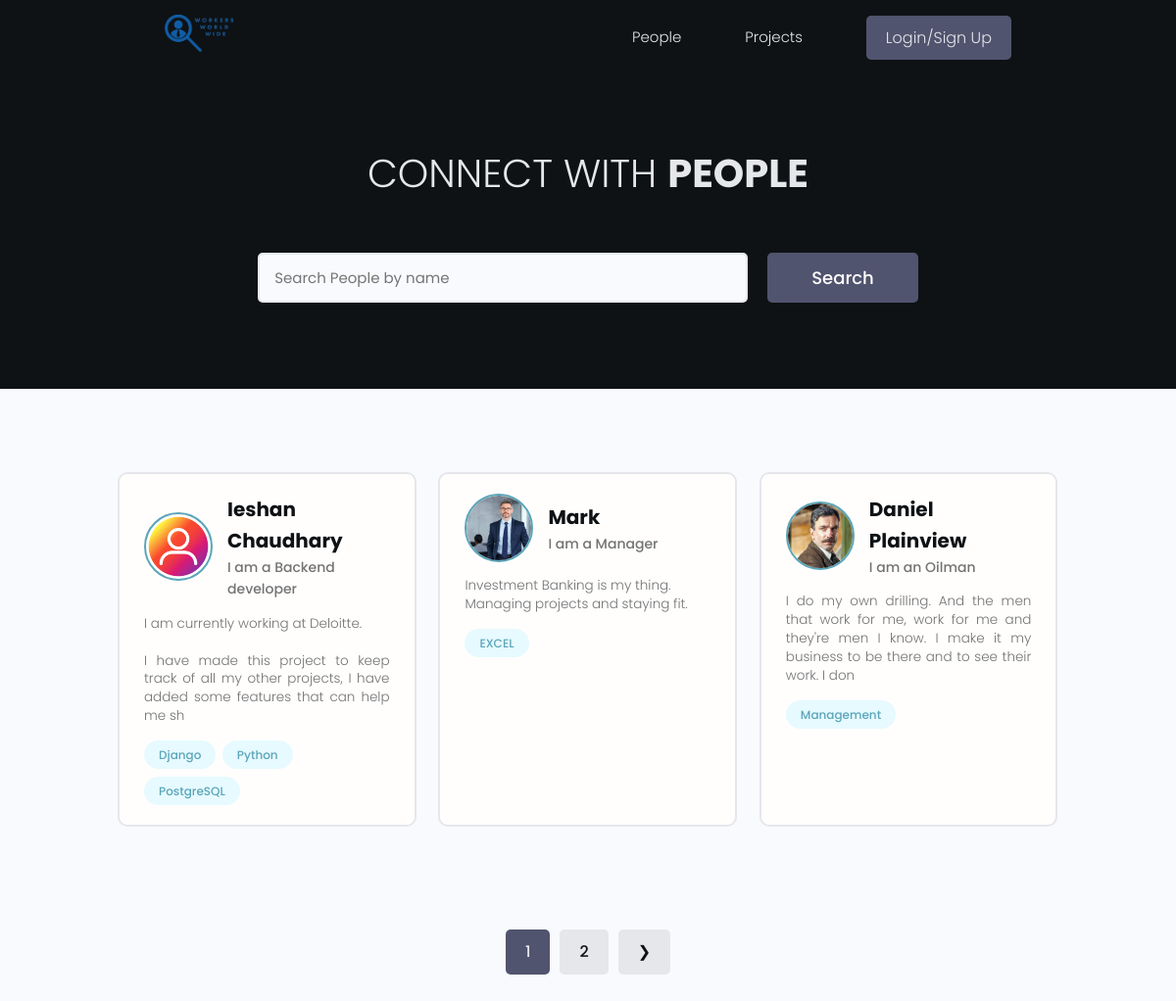
The page / on the database its author committed.
### users/models.py (models this page shows, shortened)
class Profile(models.Model):
    user = models.OneToOneField(User, on_delete=models.CASCADE, null=True, blank=True)
    name = models.CharField(max_length=200, blank=True, null=True)
    email = models.EmailField(max_length=500, blank=True, null=True)
    username = models.CharField(max_length=200, blank=True, null=True)
    location = models.CharField(max_length=200, blank=True, null=True)
    short_intro = models.CharField(max_length=200, blank=True, null=True)
    bio = models.TextField(blank=True, null=True)
    profile_image = models.ImageField(null=True, blank=True, upload_to='profiles/', default='profiles/user-default.png')
    social_github = models.CharField(max_length=200, blank=True, null=True)
    social_twitter = models.CharField(max_length=200, blank=True, null=True)
    social_linkedin = models.CharField(max_length=200, blank=True, null=True)
    social_youtube = models.CharField(max_length=200, blank=True, null=True)
    social_website = models.CharField(max_length=200, blank=True, null=True)
    created = models.DateTimeField(auto_now_add=True)
    id = models.UUIDField(default=uuid.uuid4, unique=True, primary_key=True, editable=False)
    class Meta:
        ordering = ['created']
    @property
    def imageURL(self):
        try:
            url = self.profile_image.url
        except:
            url = ''
        return url

class Skill(models.Model):
    owner = models.ForeignKey(Profile, on_delete=models.CASCADE, null=True, blank=True)
    name = models.CharField(max_length=200, blank=True, null=True)
    description = models.TextField(null=True, blank=True)
    created = models.DateTimeField(auto_now_add=True)
    id = models.UUIDField(default=uuid.uuid4, unique=True, primary_key=True, editable=False)

### users/views.py (the view)
# urls.py: path('', views.profiles, name='profiles'),
def profiles(request):
    profiles, search_query = searchProfiles(request)
    custom_range, profiles = paginateProfiles(request, profiles, 3)
    context = {'profiles': profiles, 'search_query': search_query, 'custom_range': custom_range}
    return render(request, 'users/profiles.html', context)

### users/functions.py (called while the page is built)
def searchProfiles(request):
    search_query = ''
    if request.GET.get('search_query'):
        search_query = request.GET.get('search_query')
    skills = Skill.objects.filter(name__icontains=search_query)
    profiles = Profile.objects.distinct().filter(
        Q(name__icontains=search_query) |
        Q(short_intro__icontains=search_query) |
        Q(skill__in=skills)
    )
    return profiles, search_query

def paginateProfiles(request, profiles, results):
    page = request.GET.get('page')
    paginator = Paginator(profiles, results)
    try:
        profiles = paginator.page(page)
    except PageNotAnInteger:
        page = 1
        profiles = paginator.page(page)
    except EmptyPage:
        page = paginator.num_pages
        profiles = paginator.page(page)
    leftIndex = (int(page) - 2)
    if leftIndex < 1:
        leftIndex = 1
    rightIndex = (int(page) + 3)
    if rightIndex > paginator.num_pages:
        rightIndex = paginator.num_pages + 1
    custom_range = range(leftIndex, rightIndex)
    return custom_range, profiles

### users/templates/users/profiles.html (shortened to what this page needs)
{% extends 'main.html' %}
{% block content %}
  <main class="home">
    <section class="hero-section text-center">
      <div class="container container--narrow">
        <div class="hero-section__box">
          <h2>CONNECT WITH <span>PEOPLE</span></h2>
        </div>
        <div class="hero-section__search">
          <form id="searchForm" class="form" action="{% url 'profiles' %}" method="get">
            <div class="form__field">
              <input class="input input--text" id="formInput#search" type="text" name="search_query"
                value="{{ search_query }}" placeholder="Search People by name" />
            </div>
            <input class="btn btn--sub btn--lg" type="submit" value="Search" />
          </form>
        </div>
      </div>
    </section>
    <section class="devlist">
      <div class="container">
        <div class="grid grid--three">
          {% for prof in profiles %}
          <div class="column card">
            <div class="dev">
              <a href="{% url 'user_profile' prof.id %}" class="card__body">
                <div class="dev__profile">
                  <img class="avatar avatar--md" src="{{ prof.imageURL }}" alt="image" />
                  <div class="dev__meta">
                    <h3>{{ prof.name }}</h3>
                    <h5>{{ prof.short_intro|slice:"60" }}</h5>
                  </div>
                </div>
                <p class="dev__info">
                  {{ prof.bio|slice:"150"|linebreaksbr }}
                </p>
                <div class="dev__skills">
                  {% for sk in prof.skill_set.all|slice:"5" %}
                  <span class="tag tag--pill tag--main">
                    <small>{{ sk.name }}</small>
                  </span>
                  {% endfor %}
                </div>
              </a>
            </div>
          </div>
          {% endfor %}
        </div>
      </div>
    </section>
    {% include 'pagination.html' with queryset=profiles custom_range=custom_range %}
  </main>
{% endblock content %}

### static/styles/app.css (style rules this page uses)
:root { --color-sub: #0E1215; }
.btn--sub { background-color: var(--color-sub-light); }
.card { border: 2px solid var(--color-light); }
img { width: 100%; }
.hero-section { height: 40vh; display: flex; align-items: center; background-color: var(--color-sub); }
.hero-section__box { margin-bottom: 4rem; }
.hero-section__box > h2, .hero-section__box > h2 > span { font-size: 4rem; color: var(--color-light); line-height: 1.3; text-transform: uppercase; }
.hero-section__box > h2 { font-weight: 300; }
.hero-section__box > h2 > span { font-weight: 700; }
.hero-section__search > .form { display: flex; align-items: center; justify-content: center; gap: 2rem; }
.hero-section__search > .form input.input--text { width: 50rem; }
.devlist { margin-top: 8rem; }
.devlist .grid { align-items: stretch; }
.devlist .dev .dev__profile { display: flex; align-items: center; gap: 1.5rem; }
.devlist .dev .dev__meta h3 { color: var(--color-sub); font-size: 2rem; font-weight: 700; }
.devlist .dev .dev__meta h5 { color: var(--color-text); font-size: 1.4rem; font-weight: 500; }
.devlist .dev .dev__info { margin: 1.5rem 0; font-size: 1.35rem; line-height: 1.4; text-align: justify; }

### static/uikit/styles/modules/_variables.css (style rules this page uses)
:root { --color-main: #5aa5b9; --color-main-light: #e6faff; --color-sub: #3f4156; --color-sub-light: #51546e; --color-sub-lighter: #ededfd; --color-text: #737373; --color-gray: #8b8b8b; --color-light: #e5e7eb; --color-light-gray: #767676; --color-bg: #f8fafd; --color-white: #fffefd; --color-white-light: #f3f3f3; --color-success: #359e64; --color-success-bg: #def8e8; --color-error: #fc4b0b; --color-error-bg: #fff2ee; --font-base: 'Poppins', arial, helvetica, 'Segoe UI', roboto, ubuntu, sans-serif; --font-monospace: 'Fira Code', 'Courier New', courier, monospace; --font-regular: 300; --font-medium: 500; --font-bold: 700; --generic-shadow: 1px 1px 5px #00000010; --generic-transition: all 0.3s ease-in-out; }

### static/uikit/styles/modules/_base.css (style rules this page uses)
* { margin: 0; padding: 0; box-sizing: border-box; text-rendering: optimizeLegibility; color: inherit; font-size: inherit; }
html { font-size: 50%; }
@media only screen and (min-width: 480px) { html { font-size: 56.25%; } }
@media only screen and (min-width: 1200px) { html { font-size: 62.5%; } }
body { line-height: 1.6; font-weight: 400; font-size: 1.5rem; color: var(--color-text); background-color: var(--color-bg); min-height: 100vh; }

### static/uikit/styles/modules/_typography.css (style rules this page uses)
* { font-family: var(--font-base); }
h2 { font-size: 3.6rem; font-weight: var(--font-bold); }
h3 { font-size: 3.2rem; font-weight: var(--font-medium); }
h5 { font-size: 2.4rem; font-weight: var(--font-medium); }
h5, h6 { font-weight: var(--font-regular); }
p, span, strong { font-size: 1.6rem; color: var(--color-text); font-weight: var(--font-regular); }
a { padding-bottom: 2px; text-decoration: none; display: inline-block; color: var(--color-main); font-weight: var(--font-medium); }

### static/uikit/styles/modules/_utilities.css (style rules this page uses)
.container { width: 92%; max-width: 165rem; margin: 0 auto; box-sizing: border-box; }
.container--narrow { width: 92%; max-width: 120rem; }
@media screen and (min-width: 1000px) { .container { width: 90%; } }
@media screen and (min-width: 1000px) { .container--narrow { width: 85%; } }
@media screen and (min-width: 1200px) { .container { width: 80%; } }
@media screen and (min-width: 1200px) { .container--narrow { width: 72%; } }
.text-center { text-align: center; }

### static/uikit/styles/modules/_avatar.css (style rules this page uses)
.avatar { border-radius: 50%; border: 2px solid var(--color-main); object-fit: cover; }
.avatar--md { height: 7rem; width: 7rem; }

### static/uikit/styles/modules/_button.css (style rules this page uses)
.btn { display: inline-block; position: relative; cursor: pointer; background-color: var(--color-light); font-weight: var(--font-medium); color: var(--color-sub); text-decoration: none; padding: 1rem 2rem; border-radius: 0.5rem; border: none; width: -webkit-fit-content; width: -moz-fit-content; width: fit-content; height: -webkit-fit-content; height: -moz-fit-content; height: fit-content; font-size: 1.6rem; outline-width: 0; outline-color: transparent; -webkit-backface-visibility: hidden; backface-visibility: hidden; transition: all 0.3s ease-in-out; }
.btn--sub { background-color: var(--color-sub); color: var(--color-white); }
.btn--lg { font-size: 1.8rem; padding: 1.2rem 4.5rem; }

### static/uikit/styles/modules/_card.css (style rules this page uses)
.card { border-radius: 1rem; background-color: var(--color-white); border: 1.5px solid var(--color-light); width: auto; height: auto; margin-top: 0.5rem; margin-bottom: 0.5rem; overflow: hidden; }
.card__body, .card__header { padding: 2rem 2.5rem; }

### rows shown on the page
Profile: imageURL (placeholder picture), name "Ieshan Chaudhary", short_intro "I am a Backend developer", bio "I am currently working at Deloitte. I have made this project to keep track of all my other projects, I have added some features that can help me sh"
Skill: name "Django"
Skill: name "Python"
Skill: name "PostgreSQL"
Profile: imageURL (picture), name "Mark", short_intro "I am a Manager", bio "Investment Banking is my thing. Managing projects and staying fit."
Skill: name "EXCEL"
Profile: imageURL (picture), name "Daniel Plainview", short_intro "I am an Oilman", bio "I do my own drilling. And the men that work for me, work for me and they're men I know. I make it my business to be there and to see their work. I don"
Skill: name "Management"

### other values the page prints
{{ page }} "1"
{{ page }} "2"
